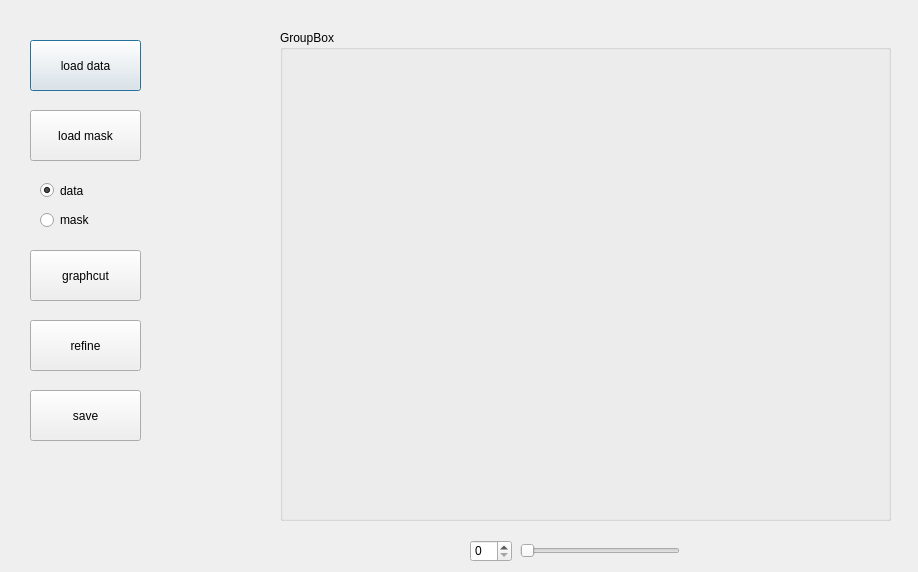
<?xml version="1.0" encoding="UTF-8"?>
<ui version="4.0">
 <class>Dialog</class>
 <widget class="QDialog" name="Dialog">
  <property name="geometry">
   <rect>
    <x>0</x>
    <y>0</y>
    <width>918</width>
    <height>572</height>
   </rect>
  </property>
  <property name="windowTitle">
   <string>Dialog</string>
  </property>
  <widget class="QPushButton" name="pushButton">
   <property name="geometry">
    <rect>
     <x>30</x>
     <y>40</y>
     <width>111</width>
     <height>51</height>
    </rect>
   </property>
   <property name="text">
    <string>load data</string>
   </property>
  </widget>
  <widget class="QGroupBox" name="groupBox">
   <property name="geometry">
    <rect>
     <x>280</x>
     <y>30</y>
     <width>611</width>
     <height>491</height>
    </rect>
   </property>
   <property name="title">
    <string>GroupBox</string>
   </property>
   <widget class="QWidget" name="widget" native="true">
    <property name="geometry">
     <rect>
      <x>70</x>
      <y>40</y>
      <width>461</width>
      <height>391</height>
     </rect>
    </property>
   </widget>
  </widget>
  <widget class="QSlider" name="horizontalSlider">
   <property name="geometry">
    <rect>
     <x>520</x>
     <y>540</y>
     <width>160</width>
     <height>22</height>
    </rect>
   </property>
   <property name="orientation">
    <enum>Qt::Horizontal</enum>
   </property>
  </widget>
  <widget class="QPushButton" name="pushButton_2">
   <property name="geometry">
    <rect>
     <x>30</x>
     <y>110</y>
     <width>111</width>
     <height>51</height>
    </rect>
   </property>
   <property name="text">
    <string>load mask</string>
   </property>
  </widget>
  <widget class="QRadioButton" name="radioButton">
   <property name="geometry">
    <rect>
     <x>40</x>
     <y>180</y>
     <width>89</width>
     <height>21</height>
    </rect>
   </property>
   <property name="text">
    <string>data</string>
   </property>
   <property name="checked">
    <bool>true</bool>
   </property>
  </widget>
  <widget class="QRadioButton" name="radioButton_2">
   <property name="geometry">
    <rect>
     <x>40</x>
     <y>210</y>
     <width>89</width>
     <height>20</height>
    </rect>
   </property>
   <property name="text">
    <string>mask</string>
   </property>
  </widget>
  <widget class="QSpinBox" name="spinBox">
   <property name="geometry">
    <rect>
     <x>470</x>
     <y>540</y>
     <width>42</width>
     <height>22</height>
    </rect>
   </property>
  </widget>
  <widget class="QPushButton" name="pushButton_3">
   <property name="geometry">
    <rect>
     <x>30</x>
     <y>320</y>
     <width>111</width>
     <height>51</height>
    </rect>
   </property>
   <property name="text">
    <string>refine</string>
   </property>
  </widget>
  <widget class="QPushButton" name="pushButton_4">
   <property name="geometry">
    <rect>
     <x>30</x>
     <y>390</y>
     <width>111</width>
     <height>51</height>
    </rect>
   </property>
   <property name="text">
    <string>save</string>
   </property>
  </widget>
  <widget class="QPushButton" name="pushButton_5">
   <property name="geometry">
    <rect>
     <x>30</x>
     <y>250</y>
     <width>111</width>
     <height>51</height>
    </rect>
   </property>
   <property name="text">
    <string>graphcut</string>
   </property>
  </widget>
 </widget>
 <resources/>
 <connections/>
</ui>
